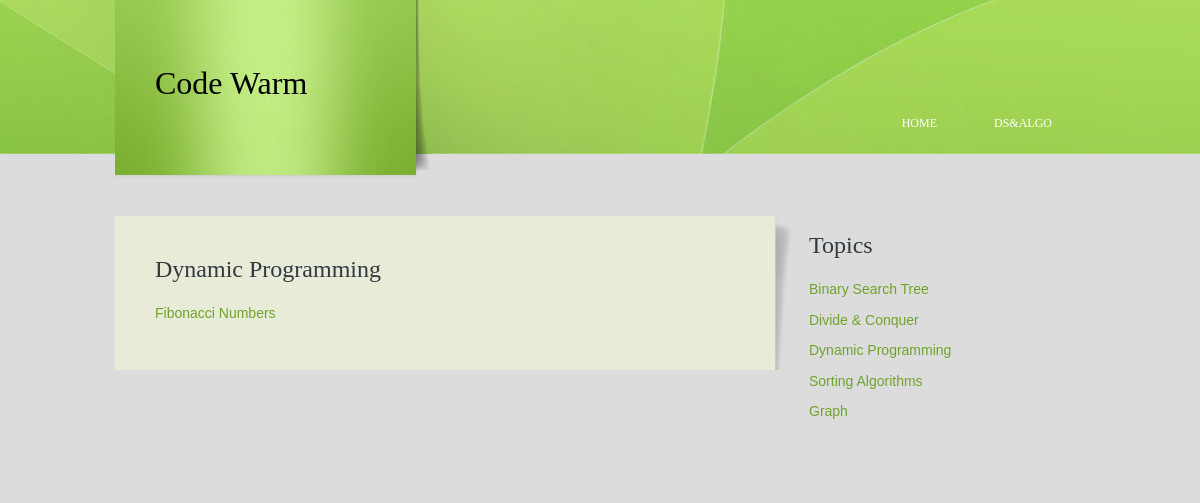
Page /dsnalgo/6/ on the committed database.
### dsnalgo/models.py (models this page shows, shortened)
class Article(models.Model):
    title = models.CharField(max_length=250)

class SubArticle(models.Model):
    article = models.ForeignKey(Article, on_delete=models.CASCADE)
    title = models.CharField(max_length=250)

### dsnalgo/views.py (the view)
# urls.py: url(r'^(?P<article_id>[0-9]+)/$', views.article_detail, name='article-detail'),
def article_detail(request,article_id):
    article = get_object_or_404(Article, pk=article_id)
    all_articles = Article.objects.all()
    context = {'article':article, 'all_articles':all_articles}
    return render(request, 'dsnalgo/article_detail.html', context)

### dsnalgo/templates/dsnalgo/article_detail.html (shortened to what this page needs)
{% extends 'dsnalgo/base.html' %}
{% block article %}
    <div class="article">
        <ul class="sb_menu">
            <h2>{{ article.title }}</h2>
            {% for sub in article.subarticle_set.all %}
                <li><a href="{% url 'sub_article-detail' article.id sub.id %}">{{ sub.title }}</a></li>
            {% endfor %}
        </ul>
    </div>
{% endblock %}

### dsnalgo/templates/dsnalgo/base.html (shortened to what this page needs)
<!DOCTYPE html PUBLIC "-//W3C//DTD XHTML 1.0 Transitional//EN" "http://www.w3.org/TR/xhtml1/DTD/xhtml1-transitional.dtd">
<html>
<head>
  {% load staticfiles %}
  <link href="{% static 'dsnalgo/style.css' %}" rel="stylesheet" type="text/css" />
  <link href="http://alexgorbatchev.com/pub/sh/current/styles/shThemeMidnight.css" rel="stylesheet" type="text/css" />
  <link href="http://alexgorbatchev.com/pub/sh/current/styles/shCore.css" rel="stylesheet" type="text/css" />
</head>
<body>
<div class="main">
  <div class="header">
    <div class="header_resize">
      <div class="logo"><h1><a href="{% url 'index' %}">Code Warm</a></h1></div>
      <div class="menu_nav">
        <ul>
          <li><a href="{% url 'index' %}"><span>Home</span></a></li>
          <li><a href="{% url 'index' %}"><span>Ds&Algo</span></a></li>
        </ul>
      </div>
    </div>
  </div>
  <div class="content">
    <div class="content_resize">
      <div class="mainbar">
        <div class="submb">
        {% block article %}
        {% endblock %}
        </div>
      </div>
      <div class="sidebar">
        <div class="gadget">
          <ul class="sb_menu">
            <h2 class="star">Topics</h2>
            {% for article in all_articles %}
              <li><a href="{% url 'article-detail' article.id %}">{{ article.title }}</a></li>
            {% endfor %}
          </ul>
        </div>
      </div>
    </div>
  </div>
</div>
</body>
</html>

### dsnalgo/static/dsnalgo/style.css (style rules this page uses)
body { margin:0; padding:0; width:100%; color:#5f5f5f; font:normal 12px/1.8em Georgia, "Times New Roman", Times, serif; }
html, .main { padding:0; margin:0; background-color:#DCDCDC; }
h1 { margin:0; padding:64px 40px; color:#000; font:normal 32px/1.2em Georgia, "Times New Roman", Times, serif; }
h1 a, h1 a:hover { color:#000; text-decoration:none; }
h2 { font:normal 24px Georgia, "Times New Roman", Times, serif; color:#323a3f; padding:8px 0; margin:8px 0; }
a { color:#70a32c; text-decoration:underline; }
.header, .hbg, .content, .menu_nav, .fbg, .footer, form, ol, ol li, ul, .content .mainbar, .content .sidebar { margin:0; padding:0; }
.content_resize, .fbg_resize, .footer_resize { margin:0 auto; padding:0 40px; width:890px; }
.header { background:url(images/header_bg.jpg) repeat-x top; }
.header_resize { margin:0 auto; padding:0; width:970px; height:200px; }
.header .logo { width:317px; height:180px; float:left; background:url(images/logo.png) no-repeat left top; }
.menu_nav { height:52px; float:right; width:auto; padding-top:90px; }
.menu_nav ul { width:auto; list-style:none; }
.menu_nav ul li { margin:0 1px; float:left; }
.menu_nav ul li a { display:block; margin:0; padding:23px 9px 23px 0; color:#fff; text-decoration:none; text-transform:uppercase; }
.menu_nav ul li a span { padding:23px; }
.content { padding-bottom:16px; }
.content_resize { padding:16px 40px 16px 0; width:930px; }
.content .mainbar { float:left; width:660px; padding-right:17px; background:url(images/mainbar_bg.png) no-repeat right top; }
.content .mainbar .submb { padding:24px 23px 24px 40px; background-color:#e8ebd8; }
.content .mainbar .article, .content .sidebar .gadget { margin:0; padding:0 0 16px 0; }
.content .sidebar { float:right; width:236px; }
ul.sb_menu, ul.ex_menu { margin:0; padding:0; list-style:none; }
ul.sb_menu li, ul.ex_menu li { margin:0; }
ul.sb_menu li { padding:4px 0; }
ul.sb_menu li a, ul.ex_menu li a { font-family:Arial;font-size:14px; text-decoration:none; }

### rows in the picture
Article: title "Dynamic Programming"
SubArticle: title "Fibonacci Numbers"
Article: title "Binary Search Tree"
Article: title "Divide & Conquer"
Article: title "Sorting Algorithms"
Article: title "Graph"
